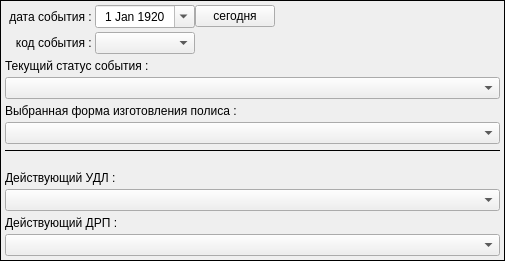
        <widget class="QFrame" name="frame">
         <property name="frameShape">
          <enum>QFrame::Box</enum>
         </property>
         <property name="frameShadow">
          <enum>QFrame::Plain</enum>
         </property>
         <layout class="QVBoxLayout" name="verticalLayout_6" stretch="0,0,0,0,0,0,0,0,0,0,0,0">
          <property name="spacing">
           <number>4</number>
          </property>
          <property name="leftMargin">
           <number>4</number>
          </property>
          <property name="topMargin">
           <number>4</number>
          </property>
          <property name="rightMargin">
           <number>4</number>
          </property>
          <property name="bottomMargin">
           <number>4</number>
          </property>
          <item>
           <layout class="QHBoxLayout" name="horizontalLayout_5">
            <property name="spacing">
             <number>0</number>
            </property>
            <item>
             <widget class="QLabel" name="label_6">
              <property name="minimumSize">
               <size>
                <width>90</width>
                <height>20</height>
               </size>
              </property>
              <property name="font">
               <font>
                <weight>50</weight>
                <bold>false</bold>
               </font>
              </property>
              <property name="text">
               <string>дата события : </string>
              </property>
              <property name="alignment">
               <set>Qt::AlignRight|Qt::AlignTrailing|Qt::AlignVCenter</set>
              </property>
             </widget>
            </item>
            <item>
             <widget class="QDateEdit" name="date_event">
              <property name="enabled">
               <bool>true</bool>
              </property>
              <property name="minimumSize">
               <size>
                <width>100</width>
                <height>0</height>
               </size>
              </property>
              <property name="font">
               <font>
                <weight>50</weight>
                <bold>false</bold>
               </font>
              </property>
              <property name="alignment">
               <set>Qt::AlignCenter</set>
              </property>
              <property name="readOnly">
               <bool>false</bool>
              </property>
              <property name="dateTime">
               <datetime>
                <hour>0</hour>
                <minute>0</minute>
                <second>0</second>
                <year>1920</year>
                <month>1</month>
                <day>1</day>
               </datetime>
              </property>
              <property name="maximumDate">
               <date>
                <year>2050</year>
                <month>1</month>
                <day>1</day>
               </date>
              </property>
              <property name="minimumDate">
               <date>
                <year>1920</year>
                <month>1</month>
                <day>1</day>
               </date>
              </property>
              <property name="currentSection">
               <enum>QDateTimeEdit::DaySection</enum>
              </property>
              <property name="calendarPopup">
               <bool>true</bool>
              </property>
              <property name="date">
               <date>
                <year>1920</year>
                <month>1</month>
                <day>1</day>
               </date>
              </property>
             </widget>
            </item>
            <item>
             <widget class="QPushButton" name="bn_event_now">
              <property name="enabled">
               <bool>true</bool>
              </property>
              <property name="font">
               <font>
                <weight>50</weight>
                <bold>false</bold>
               </font>
              </property>
              <property name="text">
               <string>сегодня</string>
              </property>
             </widget>
            </item>
            <item>
             <spacer name="horizontalSpacer_4">
              <property name="orientation">
               <enum>Qt::Horizontal</enum>
              </property>
              <property name="sizeHint" stdset="0">
               <size>
                <width>225</width>
                <height>20</height>
               </size>
              </property>
             </spacer>
            </item>
           </layout>
          </item>
          <item>
           <layout class="QHBoxLayout" name="horizontalLayout_6">
            <property name="spacing">
             <number>0</number>
            </property>
            <item>
             <widget class="QLabel" name="label_7">
              <property name="minimumSize">
               <size>
                <width>90</width>
                <height>20</height>
               </size>
              </property>
              <property name="font">
               <font>
                <weight>50</weight>
                <bold>false</bold>
               </font>
              </property>
              <property name="text">
               <string>код события : </string>
              </property>
              <property name="alignment">
               <set>Qt::AlignRight|Qt::AlignTrailing|Qt::AlignVCenter</set>
              </property>
             </widget>
            </item>
            <item>
             <widget class="QComboBox" name="combo_event_code">
              <property name="minimumSize">
               <size>
                <width>100</width>
                <height>0</height>
               </size>
              </property>
             </widget>
            </item>
            <item>
             <spacer name="horizontalSpacer_5">
              <property name="orientation">
               <enum>Qt::Horizontal</enum>
              </property>
              <property name="sizeHint" stdset="0">
               <size>
                <width>225</width>
                <height>20</height>
               </size>
              </property>
             </spacer>
            </item>
           </layout>
          </item>
          <item>
           <widget class="QLabel" name="label_17">
            <property name="minimumSize">
             <size>
              <width>0</width>
              <height>15</height>
             </size>
            </property>
            <property name="text">
             <string>Текущий статус события :</string>
            </property>
            <property name="alignment">
             <set>Qt::AlignBottom|Qt::AlignLeading|Qt::AlignLeft</set>
            </property>
           </widget>
          </item>
          <item>
           <widget class="QComboBox" name="combo_event_state">
            <property name="font">
             <font>
              <weight>50</weight>
              <bold>false</bold>
             </font>
            </property>
            <property name="editable">
             <bool>false</bool>
            </property>
           </widget>
          </item>
          <item>
           <widget class="QLabel" name="label_14">
            <property name="minimumSize">
             <size>
              <width>0</width>
              <height>15</height>
             </size>
            </property>
            <property name="text">
             <string>Выбранная форма изготовления полиса :</string>
            </property>
            <property name="alignment">
             <set>Qt::AlignBottom|Qt::AlignLeading|Qt::AlignLeft</set>
            </property>
           </widget>
          </item>
          <item>
           <widget class="QComboBox" name="combo_form_polis">
            <property name="font">
             <font>
              <weight>50</weight>
              <bold>false</bold>
             </font>
            </property>
            <property name="editable">
             <bool>false</bool>
            </property>
           </widget>
          </item>
          <item>
           <widget class="Line" name="line_2">
            <property name="minimumSize">
             <size>
              <width>0</width>
              <height>5</height>
             </size>
            </property>
            <property name="frameShadow">
             <enum>QFrame::Plain</enum>
            </property>
            <property name="lineWidth">
             <number>1</number>
            </property>
            <property name="orientation">
             <enum>Qt::Horizontal</enum>
            </property>
           </widget>
          </item>
          <item>
           <spacer name="verticalSpacer_5">
            <property name="orientation">
             <enum>Qt::Vertical</enum>
            </property>
            <property name="sizeHint" stdset="0">
             <size>
              <width>20</width>
              <height>13</height>
             </size>
            </property>
           </spacer>
          </item>
          <item>
           <widget class="QLabel" name="label_18">
            <property name="minimumSize">
             <size>
              <width>0</width>
              <height>15</height>
             </size>
            </property>
            <property name="text">
             <string>Действующий УДЛ : </string>
            </property>
            <property name="alignment">
             <set>Qt::AlignLeading|Qt::AlignLeft|Qt::AlignVCenter</set>
            </property>
           </widget>
          </item>
          <item>
           <widget class="QComboBox" name="combo_UDL">
            <property name="font">
             <font>
              <weight>50</weight>
              <bold>false</bold>
             </font>
            </property>
            <property name="editable">
             <bool>false</bool>
            </property>
           </widget>
          </item>
          <item>
           <widget class="QLabel" name="label_19">
            <property name="minimumSize">
             <size>
              <width>0</width>
              <height>15</height>
             </size>
            </property>
            <property name="text">
             <string>Действующий ДРП : </string>
            </property>
            <property name="alignment">
             <set>Qt::AlignLeading|Qt::AlignLeft|Qt::AlignVCenter</set>
            </property>
           </widget>
          </item>
          <item>
           <widget class="QComboBox" name="combo_DRP">
            <property name="font">
             <font>
              <weight>50</weight>
              <bold>false</bold>
             </font>
            </property>
            <property name="editable">
             <bool>false</bool>
            </property>
           </widget>
          </item>
         </layout>
        </widget>
